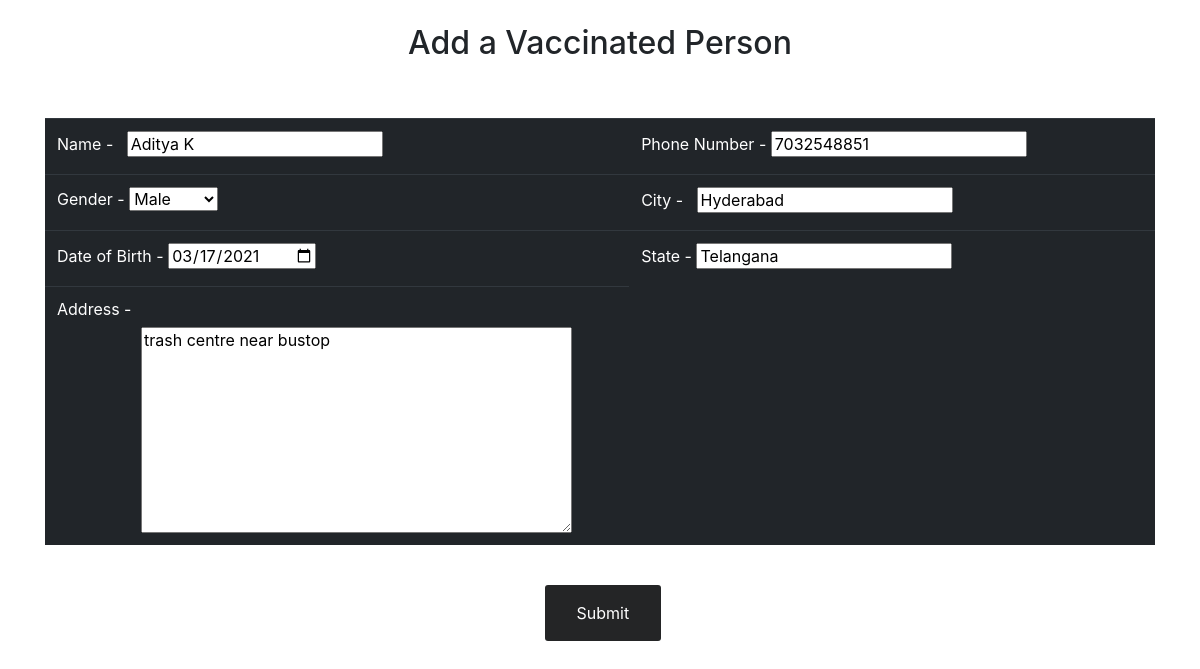
Screenshot of /vc/report/1/addperson/10/ (signed in) with the database file from the repository.
### C19V/models.py (models this page shows, shortened)
class VaccinatedPerson(models.Model):
    GENDER_CHOICES = (('M','Male'),('F','Female'))
    user = models.OneToOneField(User,on_delete=CASCADE)
    name = models.CharField(max_length=50,null=True)
    gender = models.CharField(max_length=1,choices=GENDER_CHOICES,null=True)
    dob = models.DateField(null=True)
    phone_no =models.CharField(max_length=10,null=True)
    address = models.TextField(max_length=128,null=True)
    city = models.CharField(max_length=50,null=True)
    state = models.CharField(max_length=50,null=True)
    date_created = models.DateTimeField(auto_now_add=True)
    centre = models.CharField(max_length=50,null=True)

### C19V/views.py (the view)
# urls.py: path('vc/report/<str:pk>/addperson/<str:user>/', views.createPerson, name="create_person"), # to add vaccination person details
@decorators.VC_required(login_url='loginvc')
def createPerson(request,pk,user):
    centre = models.TestCentre.objects.get(id=pk)     # user is the ID of User created
    user1 = User.objects.get(id=user)
    person = models.VaccinatedPerson.objects.get(user=user1)
    form = forms.PersonForm(instance=person,initial={'centre':centre.name})   # we initialized the centre because the centre is gonna add the vaccinated person
    if request.method == 'POST':
        form = forms.PersonForm(request.POST,instance=person)
        if form.is_valid():
            form.save()
            return redirect('report',pk=pk)
    dictionary = {'form': form,'update':False}          # the attribute update is to know that it is the first time adding the details
    return render(request, 'registerperson.html', dictionary)

### C19V/forms.py
class PersonForm(ModelForm):
    class Meta:
        model = models.VaccinatedPerson
        fields='__all__'
        labels={
            'dob':('Date of Birth'),
            'phone_no':('Phone Number'),
            'centre':('Vaccination Centre')
        }
        widgets={
            'dob': forms.DateInput(attrs={'type': 'date'}),
        }

### C19V/templates/registerperson.html (shortened to what this page needs)
{% load static %}
<link rel="stylesheet" href="https://maxcdn.bootstrapcdn.com/bootstrap/4.0.0/css/bootstrap.min.css"
>
<div class="container">
    <br>
    <h2 style="text-align:center;">{% if update %}Update a Vaccinated Person{% else %} Add a Vaccinated Person{% endif %}</h2><br><br>
    <form action="" method="POST">
    <table class="table table-dark table-hover">
        <tbody>
            <tr>
                <td><label for="name">Name - &nbsp</label>
                {{ form.name }}</td>
                <td><label for="phone_no">Phone Number - </label>
                {{ form.phone_no }}</td>
            </tr>
            <tr>
                <td><label for="gender">Gender - </label>
                {{ form.gender }}</td>
                <td><label for="city">City - &nbsp</label>
                {{ form.city }}</td>
            </tr>
            <tr>
                <td><label for="dob">Date of Birth - </label>
                {{ form.dob }}</td>
                <td><label for="state">State - </label>
                    {{ form.state }}</td>
            </tr>
            <tr>
                <td><label for="address">Address - </label><div style="width:50%;margin-left: 15%;">
                    {{ form.address }}</div></td>
            </tr>
        </tbody>
    </table>
    <br>
    <input style=" background-color: #242526;
      border: none;
      color: white;
      padding: 16px 32px;
      text-decoration: none;
      margin-left: 45%;
      cursor: pointer;border-radius:3px;
    " type='submit' name='Submit'>
    </form>
</div>

### rows the page displays
VaccinatedPerson: name "Aditya K", phone_no "7032548851", gender "Male", city "Hyderabad", dob "03/17/2021", state "Telangana", address "trash centre near bustop"
